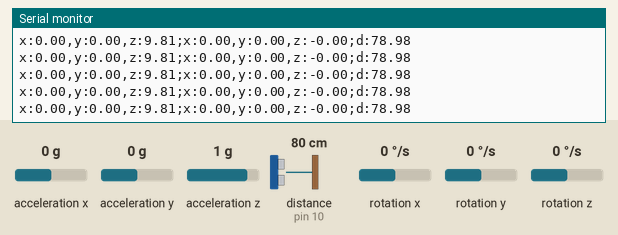
A sketch run on a simulated Arduino Uno, built with avr-gcc and run on an emulated ATmega328P. On the bench: the last lines printed to the serial monitor. Wiring (inferred from the names in the program): ultrasonic range finder: trigger pin 9; echo pin 10; MPU-6050 motion sensor at I2C address 0x68. Inputs (shaded band) come from the test bench; at power-on: acceleration x 0 g, distance to the obstacle (sensor on pin 10) 80 cm, acceleration y 0 g, acceleration z 1 g, rotation x 0 °/s, rotation y 0 °/s, rotation z 0 °/s. The echo pulse lasts 58.3 µs per cm.

Above: at 1.7 s.
1.8 s: acceleration x set to -1.4 g
At 2.8 s:
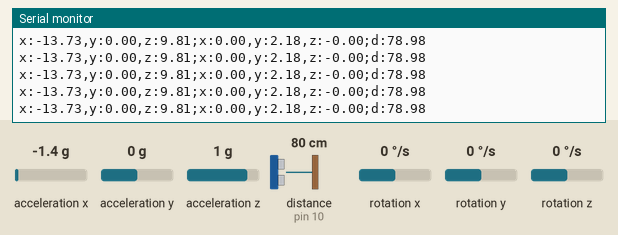
4.8 s: distance to the obstacle (sensor on pin 10) set to 120 cm
At 5.6 s:
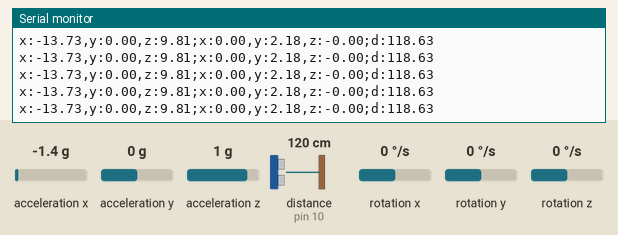
7.8 s: acceleration y set to -1.4 g
At 8.4 s:
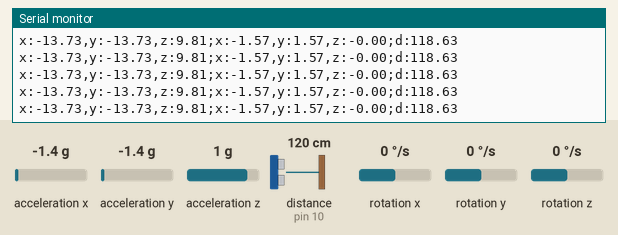
10.8 s: acceleration z set to -0.8 g
At 11.5 s:
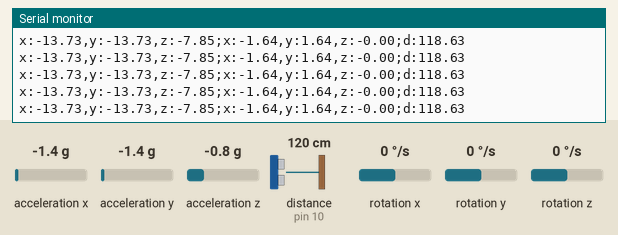
13.8 s: distance to the obstacle (sensor on pin 10) set to 2 cm
At 14.6 s:
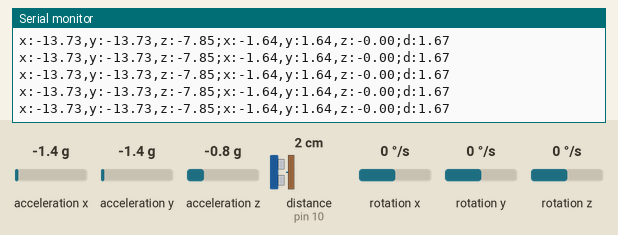
16.8 s: rotation x set to 100 °/s
At 17.8 s:
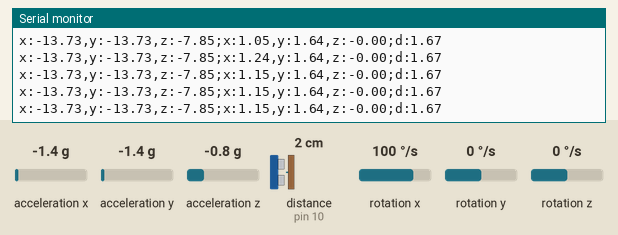
Timing chart, 0 to 19.8 s (numbered marks = the images above; inputs shaded):
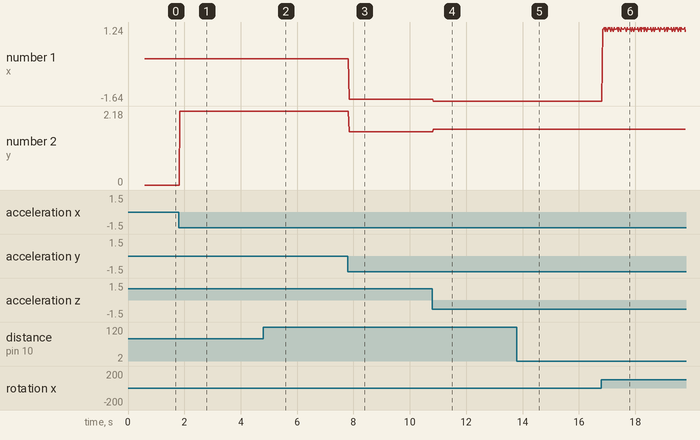

Measured:
- after the input at 1.8 s, the serial monitor: prints a new line at once (image 1)
- after the input at 4.8 s, the serial monitor: prints a new line after 0.05 s (image 2)
- after the input at 7.8 s, the serial monitor: prints a new line after 0.05 s (image 3)
- after the input at 10.8 s, the serial monitor: prints a new line at once (image 4)
- after the input at 13.8 s, the serial monitor: prints a new line at once (image 5)
- after the input at 16.8 s, the serial monitor: prints a new line at once (image 6)
- plotted number 1: 0 → -1.57 after the input at 7.8 s, -1.57 → -1.64 after the input at 10.8 s, -1.64 → 1.24 after the input at 16.8 s
- plotted number 2: 0 → 2.18 after the input at 1.8 s, 2.18 → 1.57 after the input at 7.8 s, 1.57 → 1.64 after the input at 10.8 s

The sketch:

complementary_6050.ino
```cpp
/*
   Arduino and MPU6050 Accelerometer and Gyroscope Sensor Tutorial
   by Dejan, https://howtomechatronics.com
*/


const int trigPin = 9;
const int echoPin = 10;

#include <Wire.h>

const int MPU = 0x68; // MPU6050 I2C address
float elapsedTime, currentTime = 0, previousTime;
float errors[5];

void calculate_IMU_error(float arr[]);
void read_imu(float rv[]);
void send_data(float acc_x, float acc_y, float acc_z, float gyr_x, float gyr_y, float gyr_z, float dist);

void setup() {
  Serial.begin(19200);

  pinMode(trigPin, OUTPUT); // Sets the trigPin as an Output
  pinMode(echoPin, INPUT); // Sets the echoPin as an Input

  Wire.begin();                      // Initialize comunication
  Wire.beginTransmission(MPU);       // Start communication with MPU6050 // MPU=0x68
  Wire.write(0x6B);                  // Talk to the register 6B
  Wire.write(0x00);                  // Make reset - place a 0 into the 6B register
  Wire.endTransmission(true);        //end the transmission
  calculate_IMU_error(errors);
  for(int i=0; i<5; i++)
    Serial.println(errors[i]);
  delay(100);
  Serial.println("ready");

}

void loop() {
  float AccX, AccY, AccZ;
  float GyroX, GyroY, GyroZ;
  float accAngleX, accAngleY, gyroAngleX, gyroAngleY, gyroAngleZ;
  float roll, pitch, yaw;
  // Calculating Roll and Pitch from the accelerometer data
  float vals[6] = {0, 0, 0, 0, 0, 0};
  read_imu(vals);
  AccX = vals[0];
  AccY = vals[1];
  AccZ = vals[2];
  GyroX = vals[3];
  GyroY = vals[4];
  GyroZ = vals[5];


  accAngleX = (atan(AccY / sqrt(pow(AccX, 2) + pow(AccZ, 2))) * 180 / PI) - errors[0]; // AccErrorX ~(0.58) See the calculate_IMU_error()custom function for more details
  accAngleY = (atan(-1 * AccX / sqrt(pow(AccY, 2) + pow(AccZ, 2))) * 180 / PI) - errors[1]; // AccErrorY ~(-1.58)

  // === Read gyroscope data === //
  previousTime = currentTime;        // Previous time is stored before the actual time read
  currentTime = millis();            // Current time actual time read
  elapsedTime = (currentTime - previousTime) / 1000; // Divide by 1000 to get seconds

  // Correct the outputs with the calculated error values
  GyroX = GyroX - errors[2]; // GyroErrorX ~(-0.56)
  GyroY = GyroY - errors[3]; // GyroErrorY ~(2)
  GyroZ = GyroZ - errors[4]; // GyroErrorZ ~ (-0.8)

  // Currently the raw values are in degrees per seconds, deg/s, so we need to multiply by sendonds (s) to get the angle in degrees
  gyroAngleX = gyroAngleX + GyroX * elapsedTime; // deg/s * s = deg
  gyroAngleY = gyroAngleY + GyroY * elapsedTime;
  yaw =  yaw + GyroZ * elapsedTime;

  // Complementary filter - combine acceleromter and gyro angle values
  roll = 0.96 * gyroAngleX + 0.04 * accAngleX;
  pitch = 0.96 * gyroAngleY + 0.04 * accAngleY;

  float g = 9.81;
  float dist = read_ultrasonic();
  send_data(AccX * g, AccY * g, AccZ * g, roll, pitch, yaw, dist);
}


void calculate_IMU_error(float arr[]) {
  // We can call this funtion in the setup section to calculate the accelerometer and gyro data error. From here we will get the error values used in the above equations printed on the Serial Monitor.
  // Note that we should place the IMU flat in order to get the proper values, so that we then can the correct values
  // Read accelerometer values 200 times
  float AccX, AccY, AccZ;
  float GyroX, GyroY, GyroZ;
  float AccErrorX, AccErrorY, GyroErrorX, GyroErrorY, GyroErrorZ;
  int c = 0;
  while (c < 200) {
    Wire.beginTransmission(MPU);
    Wire.write(0x3B);
    Wire.endTransmission(false);
    Wire.requestFrom(MPU, 6, true);
    AccX = (Wire.read() << 8 | Wire.read()) / 16384.0 ;
    AccY = (Wire.read() << 8 | Wire.read()) / 16384.0 ;
    AccZ = (Wire.read() << 8 | Wire.read()) / 16384.0 ;
    // Sum all readings
    AccErrorX = AccErrorX + ((atan((AccY) / sqrt(pow((AccX), 2) + pow((AccZ), 2))) * 180 / PI));
    AccErrorY = AccErrorY + ((atan(-1 * (AccX) / sqrt(pow((AccY), 2) + pow((AccZ), 2))) * 180 / PI));
    c++;
  }
  //Divide the sum by 200 to get the error value
  AccErrorX = AccErrorX / 200;
  AccErrorY = AccErrorY / 200;
  c = 0;
  // Read gyro values 200 times
  while (c < 200) {
    Wire.beginTransmission(MPU);
    Wire.write(0x43);
    Wire.endTransmission(false);
    Wire.requestFrom(MPU, 6, true);
    GyroX = Wire.read() << 8 | Wire.read();
    GyroY = Wire.read() << 8 | Wire.read();
    GyroZ = Wire.read() << 8 | Wire.read();
    // Sum all readings
    GyroErrorX = GyroErrorX + (GyroX / 131.0);
    GyroErrorY = GyroErrorY + (GyroY / 131.0);
    GyroErrorZ = GyroErrorZ + (GyroZ / 131.0);
    c++;
  }
  //Divide the sum by 200 to get the error value
  GyroErrorX = GyroErrorX / 200;
  GyroErrorY = GyroErrorY / 200;
  GyroErrorZ = GyroErrorZ / 200;

  float rva[] = {AccErrorX, AccErrorY, GyroErrorX, GyroErrorY, GyroErrorZ};
  for(int i=0; i<5; i++){
      arr[i] = rva[i];
    }
}

void read_imu(float rv[]){
  // === Read acceleromter data === //
  float acc_x, acc_y, acc_z, gyr_x, gyr_y, gyr_z;
  Wire.beginTransmission(MPU);
  Wire.write(0x3B); // Start with register 0x3B (ACCEL_XOUT_H)
  Wire.endTransmission(false);
  Wire.requestFrom(MPU, 6, true); // Read 6 registers total, each axis value is stored in 2 registers
  //For a range of +-2g, we need to divide the raw values by 16384, according to the datasheet
  acc_x = (Wire.read() << 8 | Wire.read()) / 16384.0; // X-axis value
  acc_y = (Wire.read() << 8 | Wire.read()) / 16384.0; // Y-axis value
  acc_z = (Wire.read() << 8 | Wire.read()) / 16384.0; // Z-axis value

  Wire.beginTransmission(MPU);
  Wire.write(0x43); // Gyro data first register address 0x43
  Wire.endTransmission(false);
  Wire.requestFrom(MPU, 6, true); // Read 4 registers total, each axis value is stored in 2 registers
  gyr_x = (Wire.read() << 8 | Wire.read()) / 131.0; // For a 250deg/s range we have to divide first the raw value by 131.0, according to the datasheet
  gyr_y = (Wire.read() << 8 | Wire.read()) / 131.0;
  gyr_z = (Wire.read() << 8 | Wire.read()) / 131.0;
  Wire.endTransmission(true);

  float rva[] = {acc_x, acc_y, acc_z, gyr_x, gyr_y, gyr_z};
  for(int i=0; i<6; i++){
      rv[i] = rva[i];
    }
}

float read_ultrasonic(){
  digitalWrite(trigPin, LOW);
  delayMicroseconds(2);
  // Sets the trigPin on HIGH state for 10 micro seconds
  digitalWrite(trigPin, HIGH);
  delayMicroseconds(10);
  digitalWrite(trigPin, LOW);
  double duration = pulseIn(echoPin, HIGH);
  double distance = duration*0.034/2;
  return distance;
}

void send_data(float acc_x, float acc_y, float acc_z, float gyr_x, float gyr_y, float gyr_z, float dist){
  Serial.print("x:"); Serial.print(acc_x);
  Serial.print(",y:"); Serial.print( acc_y);
  Serial.print(",z:"); Serial.print(acc_z);
  Serial.print(";x:"); Serial.print(gyr_x);
  Serial.print(",y:"); Serial.print(gyr_y);
  Serial.print(",z:"); Serial.print(gyr_z);
  Serial.print(";d:"); Serial.println(dist);
}
```
